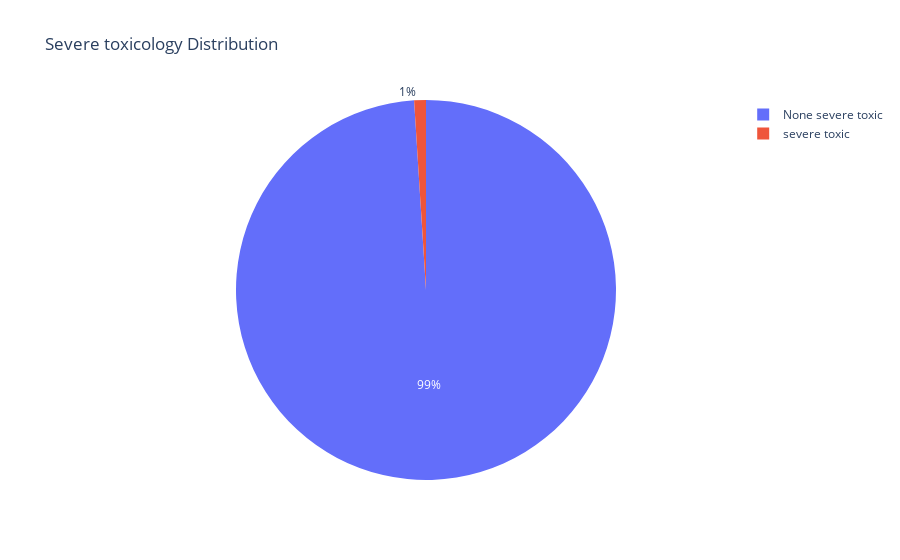

Source (notebook cell):
### Code cell
output_counts = df_train["severe_toxic"].value_counts()

# Build the pie chart
fig = px.pie(values=output_counts, 
             names=["None severe toxic", 'severe toxic'],
             
             title="Severe toxicology Distribution")
fig.show()

### Figure 1 — Plotly figure (JSON) as saved in the notebook; plotly's stock layout.template omitted (floating-point values rounded to 4 significant figures)
{"data": [{"domain": {"x": [0, 1], "y": [0, 1]}, "hovertemplate": "label=%{label}<br>value=%{value}<extra></extra>", "labels": ["None severe toxic", "severe toxic"], "legendgroup": "", "name": "", "showlegend": true, "type": "pie", "values": [157976, 1595]}], "layout": {"legend": {"tracegroupgap": 0}, "title": {"text": "Severe toxicology Distribution"}}}
